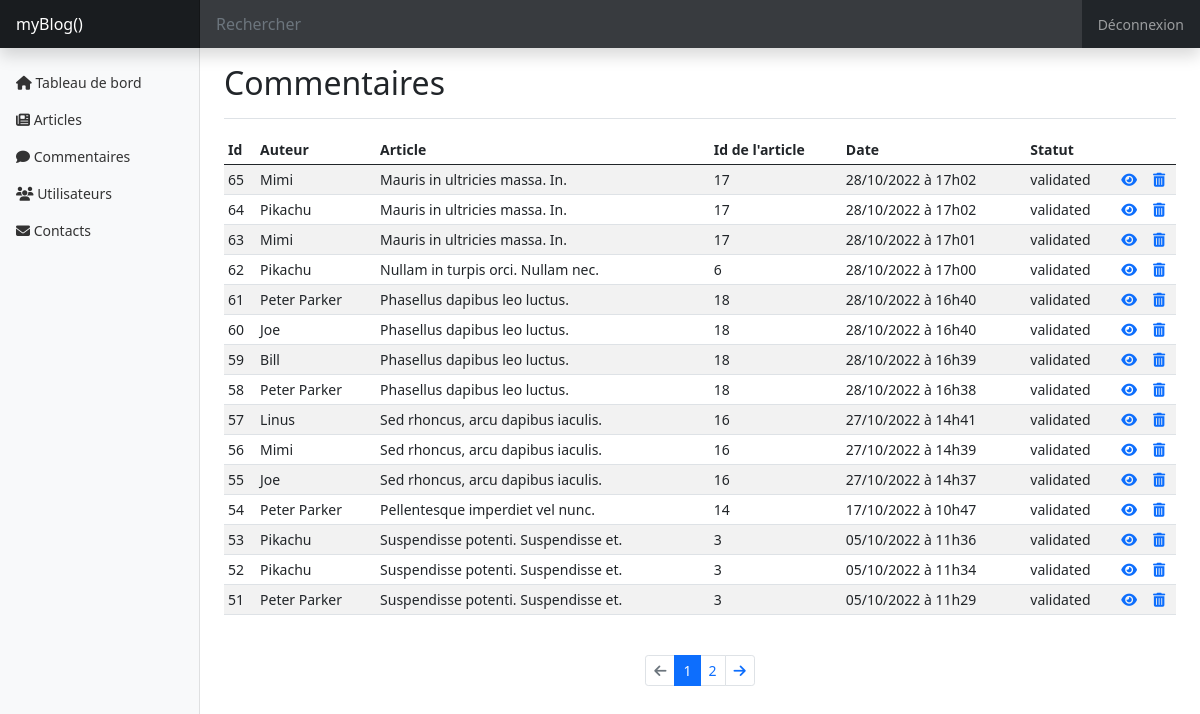
The page /index.php?action=comments (signed in) on the database as committed earlier.
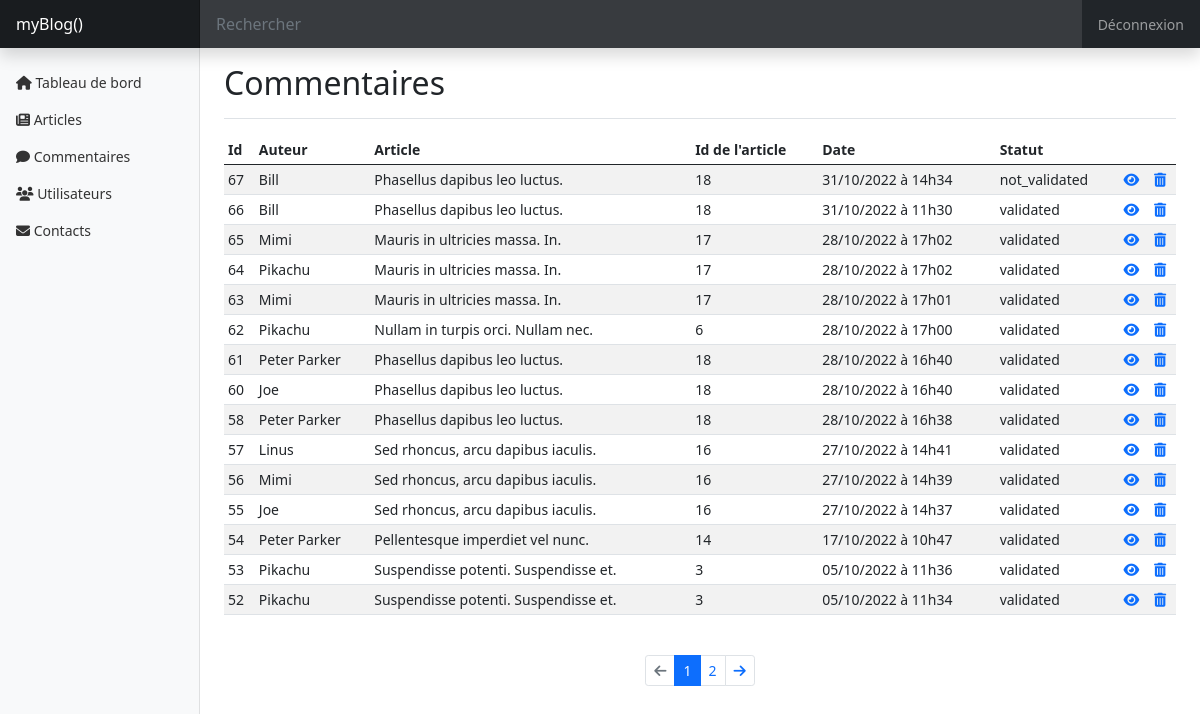
The same page on the database as committed later.
### tables this page shows
CREATE TABLE `comments` (
  `id` int(11) NOT NULL,
  `post_id` int(11) NOT NULL,
  `parent_comment_id` int(11) DEFAULT NULL,
  `author` varchar(255) NOT NULL,
  `comment` text NOT NULL,
  `comment_date` datetime NOT NULL,
  `status` enum('validated','not_validated','waiting_for_validation') NOT NULL DEFAULT 'not_validated'
);

### src/controllers/admin/ViewAllCommentsController.php (called while the page is built, shortened)
<?php
class ViewAllCommentsController
{
    public function execute()
    {
        $globals = new Globals();
        $get = $globals->getGET();
        $commentRepository = new CommentRepository();
        $commentRepository->connection = new DatabaseConnection();
        $comments = $commentRepository->getComments();
        if (isset($get['page']) && !empty($get['page'])) {
            $currentPage = (int) strip_tags($get['page']);
        } else {
            $currentPage = 1;
        }
        $commentsNb = count($comments);
        $perPage = 15;
        $pages = ceil($commentsNb / $perPage);
        $offset = ($currentPage * $perPage) - $perPage;
        $comments = array_slice($comments, $offset, $perPage);
        $postRepository = new PostRepository();
        $postRepository->connection = new DatabaseConnection();
        $posts = $postRepository->getPosts();
        foreach ($comments as $comment) {
            $postTitle = "L'article a été supprimé.";
            foreach ($posts as $post) {
                if ($comment->postId == $post->id) {
                    $postTitle = $post->title;
                }
            }
            $commentsWithPostTitle[] = [$comment, $postTitle];
        }
        require 'templates/admin/comment.php';
    }
}

### src/lib/DatabaseConnection.php (called while the page is built, shortened)
<?php
class DatabaseConnection
{
    public ?\PDO $database = null;
    public function getConnection(): \PDO
    {
        if ($this->database === null) {
            $this->database = new \PDO('mysql:host=localhost;dbname=P5_myBlog;charset=utf8', 'root', '');
        }
        return $this->database;
    }
}

### src/repository/CommentRepository.php (called while the page is built, shortened)
<?php
class CommentRepository
{
    public DatabaseConnection $connection;
    public function getComments(): array
    {
        $statement = $this->connection->getConnection()->query(
            "SELECT id, post_id, parent_comment_id, author, comment, DATE_FORMAT(comment_date, '%d/%m/%Y à %Hh%i') AS french_creation_date, status
            FROM comments
            ORDER BY comment_date DESC"
        );
        $comments = [];
        while ($row = $statement->fetch()) {
            $comment = new Comment(
                $row['id'],
                $row['post_id'],
                $row['parent_comment_id'],
                $row['author'],
                $row['comment'],
                $row['french_creation_date'],
                $row['status']
            );
            $comments[] = $comment;
        }
        return $comments;
    }
}

### src/repository/PostRepository.php (called while the page is built, shortened)
<?php
class PostRepository
{
    public DatabaseConnection $connection;
    public function getPosts(): array
    {
        $statement = $this->connection->getConnection()->query(
            "SELECT id, title, chapo, content, author,
            DATE_FORMAT(creation_date, '%d/%m/%Y à %Hh%i') AS french_creation_date,
            DATE_FORMAT(modification_date, '%d/%m/%Y à %Hh%i') AS french_modification_date
            FROM posts
            ORDER BY creation_date DESC"
        );
        $posts = [];
        while ($row = $statement->fetch()) {
            $post = new Post(
                $row['id'],
                $row['title'],
                $row['chapo'],
                $row['content'],
                $row['author'],
                $row['french_creation_date'],
                $row['french_modification_date']
            );
            $posts[] = $post;
        }
        return $posts;
    }
}

### src/model/post.php (called while the page is built, shortened)
<?php
class Post
{
    public function __construct(
        string $id,
        string $title,
        string $chapo,
        string $content,
        string $author,
        string $frenchCreationDate,
        ?string $frenchModificationDate
    ) {
        $this->title = $title;
    }
}

### src/model/comment.php (called while the page is built, shortened)
<?php
class Comment
{
    public function __construct(
        string $id,
        string $postId,
        ?string $parentCommentId,
        string $author,
        string $comment,
        string $frenchCreationDate,
        string $status
    ) {
        $this->id = $id;
        $this->postId = $postId;
        $this->author = $author;
        $this->frenchCreationDate = $frenchCreationDate;
        $this->status = $status;
    }
}

### src/lib/Globals.php (called while the page is built, shortened)
<?php
class Globals
{
    private $GET;
    public function __construct()
    {
        $this->GET = filter_input_array(INPUT_GET) ?? null;
    }
    public function getGET(string $key = null)
    {
        return $this->GET;
    }
}

### templates/admin/comment.php (the view, shortened to what this page needs)
<main class="col-md-9 ms-sm-auto col-lg-10 px-md-4">
    <div class="pt-3 pb-2 mb-3 border-bottom">
        <h1 class="h2">Commentaires</h1>
    </div>
    <div class="table-responsive">
        <table class="table table-striped table-sm">
            <thead>
                <tr>
                    <th scope="col">Id</th>
                    <th scope="col">Auteur</th>
                    <th scope="col">Article</th>
                    <th scope="col">Id de l'article</th>
                    <th scope="col">Date</th>
                    <th scope="col">Statut</th>
                    <th scope="col"></th>
                    <th scope="col"></th>
                </tr>
            </thead>
            <tbody>
                <?php foreach ($commentsWithPostTitle as $comment) { ?>
                    <tr>
                        <td><?= $comment[0]->id ?></td>
                        <td><?= $comment[0]->author ?></td>
                        <td><?= $comment[1] ?></td>
                        <td><?= $comment[0]->postId ?></td>
                        <td><?= $comment[0]->frenchCreationDate ?></td>
                        <td><?= $comment[0]->status ?></td>
                        <td><a href="index.php?action=viewComment&id=<?= urlencode($comment[0]->id) ?>" class="text-decoration-none fa-solid fa-eye"></a></td>
                        <td><a href="" data-bs-toggle="modal" data-bs-target="#deleteComment-<?= urlencode($comment[0]->id) ?>" class="text-decoration-none fa-solid fa-trash-can"></a></td>
                    </tr>
                <?php } ?>
            </tbody>
        </table>
    </div>
    <nav aria-label="Pagination">
        <ul class="pagination justify-content-center my-4 pagination-sm">
            <li class="page-item <?= ($currentPage == 1) ? "disabled" : "" ?>">
                <a class="page-link" href="index.php?action=comments&page=<?= urlencode($currentPage) - 1 ?>" aria-label="Previous">
                    <span class="fa-solid fa-arrow-left" aria-hidden="true"></span>
                </a>
            </li>
            <?php for ($page = 1; $page <= $pages; $page++) : ?>
                <li class="page-item <?= ($currentPage == $page) ? "active" : "" ?>" aria-current="page">
                    <a class="page-link" href="index.php?action=comments&page=<?= urlencode($page) ?>"><?= $page ?></a>
                </li>
            <?php endfor ?>
            <li class="page-item <?= ($currentPage == $pages) ? "disabled" : "" ?>">
                <a class="page-link" href="index.php?action=comments&page=<?= urlencode($currentPage) + 1 ?>" aria-label="Next">
                    <span class="fa-solid fa-arrow-right" aria-hidden="true"></span>
                </a>
            </li>
        </ul>
    </nav>
</main>
<?php
$content = ob_get_clean();
require 'templates/admin/layout.php';
?>

### index.php (shortened to what this page needs)
<?php
$globals = new Globals();
$get = $globals->getGET();
$post = $globals->getPOST();
try {
    if (isset($get['action']) && $get['action'] !== '') {
        if ($get['action'] === 'homepage') {
            (new HomepageController())->execute();
        } elseif ($get['action'] === 'blog') {
            (new ListAllPostsController())->execute();
        } elseif ($get['action'] === 'login') {
            (new LoginController())->execute($post);
        } elseif ($get['action'] === 'logout') {
            (new LogoutController())->execute();
        } elseif ($get['action'] === 'signup') {
            (new SignupController())->execute($post);
        } elseif ($get['action'] === 'passwordRecovery') {
            (new PasswordRecoveryController())->execute($post);
        } elseif ($get['action'] === 'contact') {
            (new SendContactController())->execute($post);
        } elseif ($get['action'] === 'search') {
            (new SearchController())->execute($post);
        } elseif ($get['action'] === 'adminLogin') {
            (new AdminLoginController())->execute($post);
        } elseif ($get['action'] === 'dashboard') {
            (new DashboardController())->execute();
        } elseif ($get['action'] === 'posts') {
            (new ViewAllPostsController())->execute();
        } elseif ($get['action'] === 'newPost') {
            (new NewPostController())->execute();
        } elseif ($get['action'] === 'addPost') {
            (new AddPostController())->execute($post);
        } elseif ($get['action'] === 'comments') {
            (new ViewAllCommentsController())->execute();
        } elseif ($get['action'] === 'users') {
            (new ViewAllUsersController())->execute();
        } elseif ($get['action'] === 'contacts') {
            (new ViewAllContactsController())->execute();
        } elseif ($get['action'] === 'adminSearch') {
            (new SearchController())->execute($post);
        } else {
            throw new Exception("La page que vous recherchez n'existe pas.");
        }
    } else {
        (new HomepageController())->execute();
    }
} catch (Exception $e) {
    $errorMessage = $e->getMessage();
    require 'templates/error.php';
}

### templates/admin/layout.php (shortened to what this page needs)
<!doctype html>
<html lang="fr">
<head>
    <link rel="stylesheet" href="https://cdnjs.cloudflare.com/ajax/libs/font-awesome/6.2.0/css/all.min.css" />
    <link href="https://cdn.jsdelivr.net/npm/bootstrap@5.0.2/dist/css/bootstrap.min.css" rel="stylesheet">
    <link href="css/dashboard.css" rel="stylesheet">
</head>
<body>
    <?php require 'templates/admin/navbar.php' ?>
    <div class="container-fluid">
        <div class="row">
            <?php require 'templates/admin/sidebar.php' ?>
            <?= $content ?>
        </div>
    </div>
</body>
</html>

### templates/admin/navbar.php (shortened to what this page needs)
<header class="navbar navbar-dark sticky-top bg-dark flex-md-nowrap p-0 shadow">
    <a class="navbar-brand col-md-3 col-lg-2 me-0 px-3 fs-6" href="index.php">myBlog()</a>
    <form class="w-100" action="index.php?action=adminSearch" method="post">
        <input class="form-control form-control-dark rounded-0 border-0" name="keyword" type="text" placeholder="Rechercher" aria-label="Search">
    </form>
    <div class="navbar-nav">
        <div class="nav-item text-nowrap">
            <a class="nav-link px-3" href="index.php?action=logout">Déconnexion</a>
        </div>
    </div>
</header>

### templates/admin/sidebar.php
<nav id="sidebarMenu" class="col-md-3 col-lg-2 d-md-block bg-light sidebar collapse">
    <div class="position-sticky pt-3 sidebar-sticky">
        <ul class="nav flex-column">
            <li class="nav-item">
                <a class="nav-link" aria-current="page" href="index.php?action=dashboard">
                    <span class="fa-sharp fa-solid fa-home"></span>
                    Tableau de bord
                </a>
            </li>
            <li class="nav-item">
                <a class="nav-link" href="index.php?action=posts">
                    <span class="fa-solid fa-newspaper"></span>
                    Articles
                </a>
            </li>
            <li class="nav-item">
                <a class="nav-link" href="index.php?action=comments">
                    <span class="fa-solid fa-comment"></span>
                    Commentaires
                </a>
            </li>
            <li class="nav-item">
                <a class="nav-link" href="index.php?action=users">
                    <span class="fa-solid fa-users"></span>
                    Utilisateurs
                </a>
            </li>
            <li class="nav-item">
                <a class="nav-link" href="index.php?action=contacts">
                    <span class="fa-solid fa-envelope"></span>
                    Contacts
                </a>
            </li>
        </ul>
    </div>
</nav>

### css/dashboard.css (style rules this page uses)
body { font-size: .875rem; }
.sidebar { position: fixed; top: 0; bottom: 0; left: 0; z-index: 100; padding: 48px 0 0; box-shadow: inset -1px 0 0 rgba(0, 0, 0, .1); }
.sidebar-sticky { height: calc(100vh - 48px); overflow-x: hidden; overflow-y: auto; }
.sidebar .nav-link { font-weight: 500; color: #333; }
.navbar-brand { padding-top: .75rem; padding-bottom: .75rem; background-color: rgba(0, 0, 0, .25); box-shadow: inset -1px 0 0 rgba(0, 0, 0, .25); }
.navbar .form-control { padding: .75rem 1rem; }
.form-control-dark { color: #fff; background-color: rgba(255, 255, 255, .1); border-color: rgba(255, 255, 255, .1); }
th { cursor: pointer; }

Rows that differ between the two databases and show on the page:
removed comments: id "59", author "Bill", comment "Phasellus dapibus leo luctus.", post "18", frenchCreationDate "28/10/2022 à 16h39", status "validated"
no longer on this page (row unchanged): comments: id "51", author "Peter Parker", comment "Suspendisse potenti. Suspendisse et.", post "3", frenchCreationDate "05/10/2022 à 11h29", status "validated"
added comments: id "67", author "Bill", comment "Phasellus dapibus leo luctus.", post "18", frenchCreationDate "31/10/2022 à 14h34", status "not_validated"
added comments: id "66", author "Bill", comment "Phasellus dapibus leo luctus.", post "18", frenchCreationDate "31/10/2022 à 11h30", status "validated"
